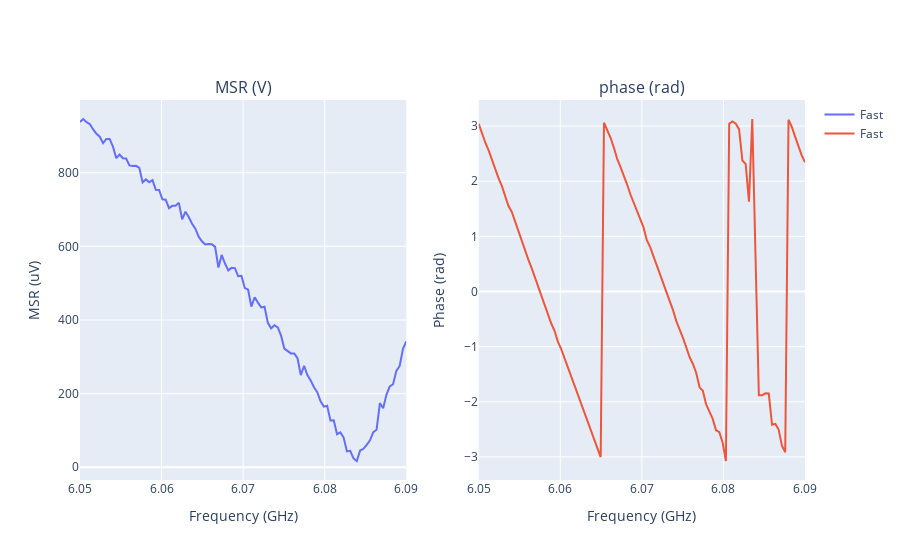

Notebook source saved alongside this figure:
### Code cell
start = -50e6
stop = -10e6
points = 100

sequence, freqs = resonator_spectroscopy_sequence(
    Device,
    qubit = 0,
    start = start,
    stop = stop,
    points = points,
)

qubit = 0    
Base_lo = Device.instruments["shfqc_qa"]["settings"]["lo_frequency"]
    
Data = DataUnits(
    name=f"sweep_q{qubit}", quantities={"frequency": "Hz"}
)

msr, phase, i, q = Device.execute_pulse_sequence_freq(sequence, start, stop, points)

results = {
    "MSR[V]": msr[0],
    "i[V]": i[0],
    "q[V]": q[0],
    "phase[rad]": phase[0],
    "frequency[Hz]": freqs + Base_lo,
}

Data.set(results)

frequency_msr_phase__fast_precision(Data)
